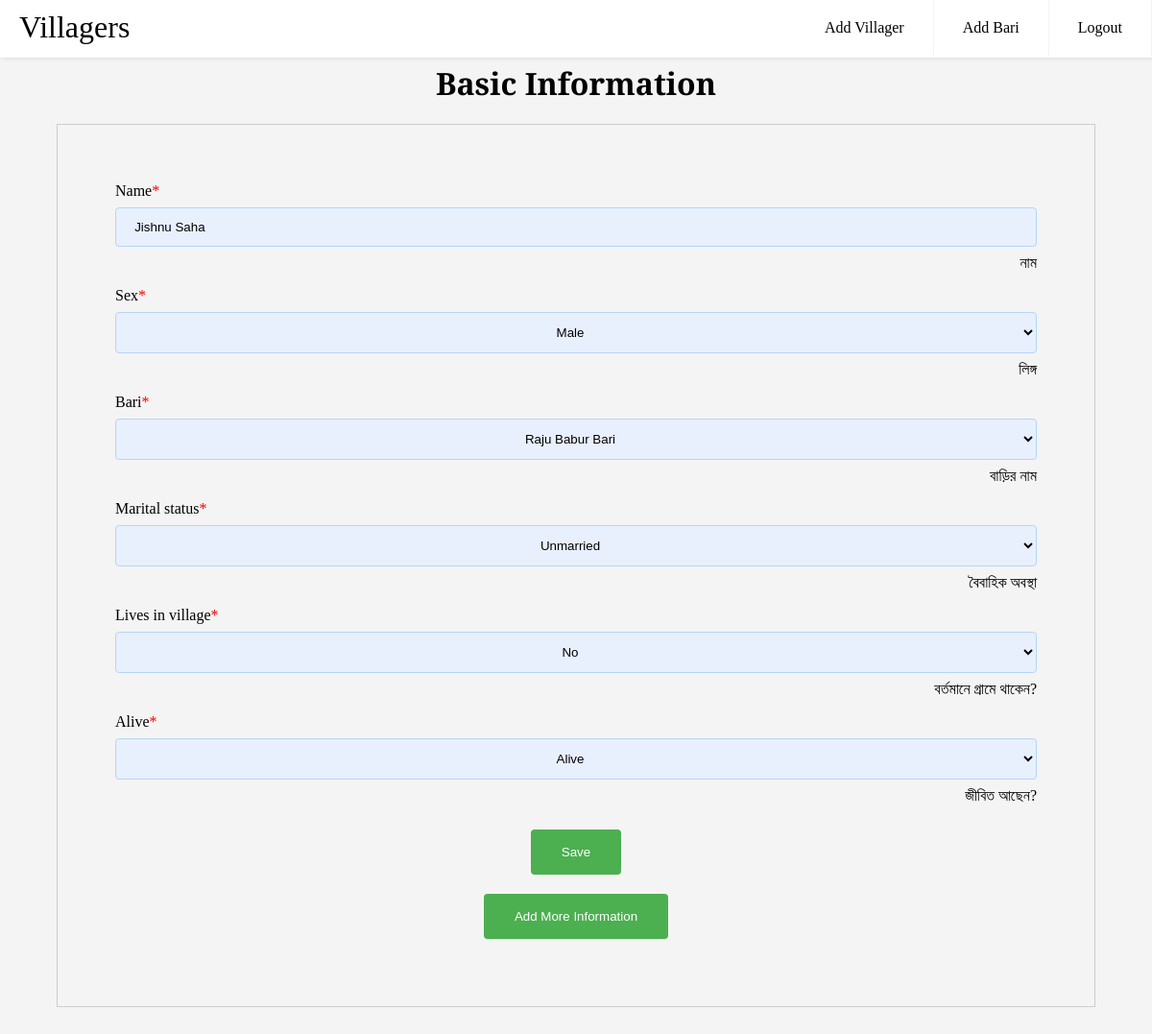
The app's page /5/edit/ (signed in), older data.
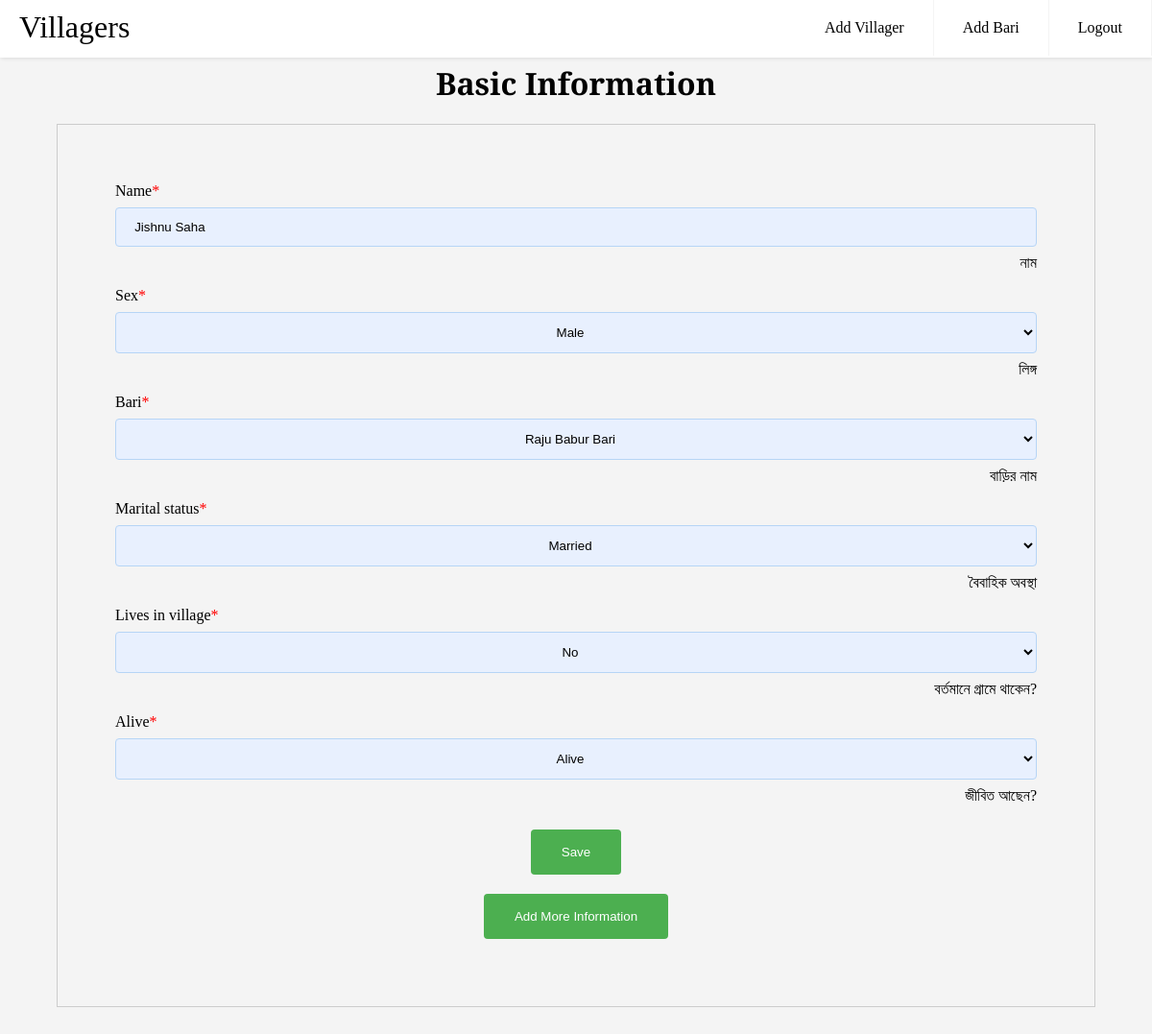
The same page, newer data.
### villagers/models.py (models this page shows, shortened)
class Villager(models.Model):
    name = models.CharField(max_length=50, blank=False, null=False, help_text='নাম')
    sex_option = (
        (None, ''),
        ('Male', 'Male'),
        ('Female', 'Female'),
    )
    sex = models.CharField(
        max_length=10,
        choices=sex_option,
        blank=False,
        default='',
        help_text='লিঙ্গ',
    )
    bari = models.ForeignKey('Bari', on_delete=models.SET_DEFAULT, default=None, help_text='বাড়ির নাম')
    father = models.ForeignKey('self', on_delete=models.SET_DEFAULT, default=None, blank=True, null=True,
                               related_name='father_name')
    mother = models.ForeignKey('self', on_delete=models.SET_DEFAULT, default=None, blank=True, null=True,
                               related_name="mother_name")
    grand_father = models.ForeignKey('self', on_delete=models.SET_DEFAULT, default=None, blank=True, null=True,
                                     related_name='grand_father_name')
    grand_mother = models.ForeignKey('self', on_delete=models.SET_DEFAULT, default=None, blank=True, null=True,
                                     related_name="grand_mother_name")
    highest_education = models.CharField(max_length=200, blank=True, null=True)
    highest_education_institute = models.CharField(max_length=100, blank=True, null=True)
    occupation = models.CharField(max_length=100, blank=True, null=True, help_text='পেশা')
    marital_status_option = (
        (None, ''),
        ('Married', 'Married'),
        ('Unmarried', 'Unmarried'),
    )
    marital_status = models.CharField(
        max_length=10,
        choices=marital_status_option,
        blank=False,
        default='',
        help_text='বৈবাহিক অবস্থা',
    )
    spouse = models.ForeignKey('self', on_delete=models.SET_DEFAULT, default=None, blank=True, null=True, help_text='স্বামী/স্ত্রী')
    lives_in_villager_option = (
        (None, ''),
        ('Yes', 'Yes'),
        ('No', 'No'),
    )
    lives_in_village = models.CharField(
        max_length=10,
        choices=lives_in_villager_option,
        blank=False,
        default='',
        help_text='বর্তমানে গ্রামে থাকেন?',
    )
    alive_option = (
        (None, ''),
        ('Alive', 'Alive'),
        ('Dead', 'Dead'),
    )
    alive = models.CharField(
        max_length=10,
        choices=alive_option,
        blank=False,
        default='',
        help_text='জীবিত আছেন?',
    )

### villagers/views.py (the view, shortened to what this page needs)
# urls.py: path('<int:pk>/edit/', update_villager, name='villager-edit'),
@login_required
def update_villager(request, pk):
    instance = get_object_or_404(Villager, pk=pk)
    form = VillagerCreateForm(request.POST or None, instance=instance)
    return render(request, 'villagers/villager_create.html', context={'form': form})

### villagers/views.py
class VillagerCreateForm(ModelForm):
    class Meta:
        model = Villager
        fields = ['name', 'sex', 'bari', 'marital_status', 'lives_in_village', 'alive']

### villagers/models.py (called while the page is built)
    def __str__(self):
        return self.name

### villagers/templates/villagers/villager_create.html (shortened to what this page needs)
{% extends 'base_generic.html' %}
{% load static %}
{% load villager_custom_template_tag %}
{% load crispy_forms_tags %}
{% load crispy_forms_field %}
{% block content %}
    <link href="{% static 'villagers/css/villager_create.css' %}" rel="stylesheet">
    <h1 style="text-align: center">Basic Information</h1>
    <div class="form-box">
        <form method="post">
            {{ form.name | as_crispy_field }}
            {{ form.sex | as_crispy_field }}
            {{ form.bari | as_crispy_field }}
            {{ form.marital_status | as_crispy_field}}
            {{ form.lives_in_village | as_crispy_field}}
            {{ form.alive | as_crispy_field}}
            <div class="center">
                <button type="submit" value="Save" name="Save">Save</button>
            </div>
            <div class="center">
                <button type="submit" value="add_more" name="Add More">Add More Information</button>
            </div>
        </form>
    </div>
{% endblock %}

Row changes from the older to the newer data that the page shows:
changed Villager "Jishnu Saha": marital_status "Unmarried" → "Married"
